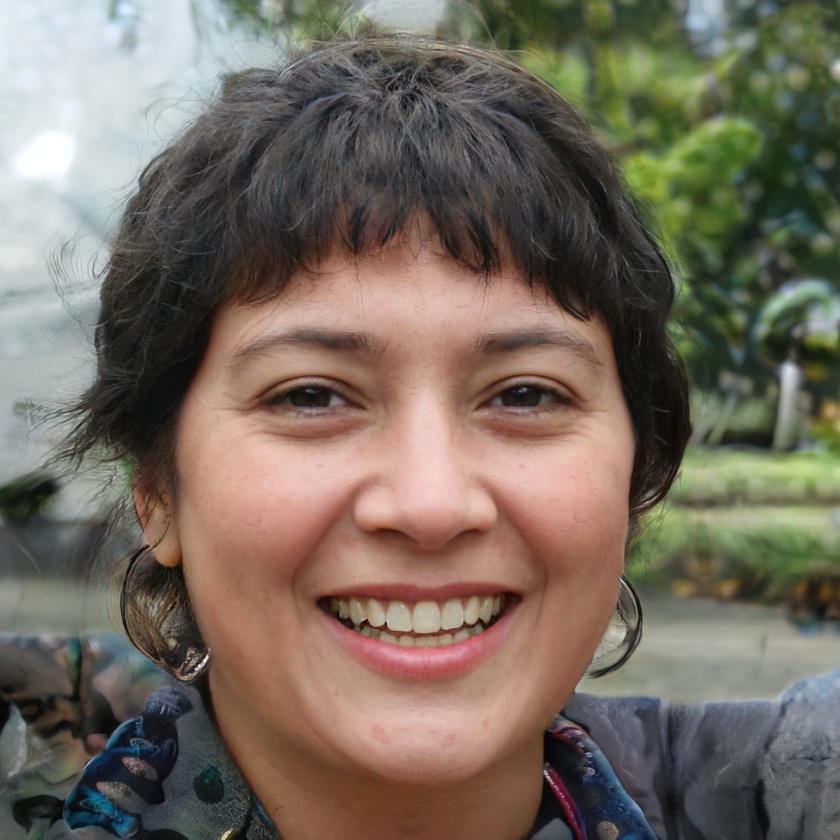
#> input picture Trudrishti/deepfake-detector/backend/retraining_dataset/false_negative/Copy of 24.jpeg, 840 x 840 px, shrunk from 1024 x 1024 before the run
$ python -i srm.py   (imports and definitions only)
#> lines starting #> are read from the running program, lines starting #| are printed output that depends on the picture
#> further down, picture is the input picture: PIL image 840x840 RGB; mean R, G, B 117.7, 107.1, 95.4
"""
SRM (Steganalysis Rich Model) analysis module.
Applies high-pass residual filters to reveal manipulation artifacts
in images, particularly those introduced by GAN-based deepfake generators.
"""

import numpy as np
from PIL import Image

try:
    from scipy.signal import convolve2d
    _SCIPY = True
except ImportError:
    _SCIPY = False

try:
    import cv2
    _CV2 = True
except ImportError:
    _CV2 = False


# ---------------------------------------------------------------------------
# SRM kernels (subset of Rich-Model filters from Fridrich & Kodovsky 2012)
# ---------------------------------------------------------------------------

# Kernel 1 — second-order horizontal / vertical (Laplacian-like)
_K1 = np.array(
    [
        [0,  0,  0,  0, 0],
        [0, -1,  2, -1, 0],
        [0,  2, -4,  2, 0],
        [0, -1,  2, -1, 0],
        [0,  0,  0,  0, 0],
    ],
    dtype=np.float32,
)

# Kernel 2 — simple horizontal gradient
_K2 = np.array(
    [
        [0,  0,  0, 0, 0],
        [0,  0,  0, 0, 0],
        [0, -1,  2,-1, 0],
        [0,  0,  0, 0, 0],
        [0,  0,  0, 0, 0],
    ],
    dtype=np.float32,
)

# Kernel 3 — square (detects GAN checkerboard artifacts)
_K3 = np.array(
    [
        [-1,  2, -2,  2, -1],
        [ 2, -6,  8, -6,  2],
        [-2,  8, -12, 8, -2],
        [ 2, -6,  8, -6,  2],
        [-1,  2, -2,  2, -1],
    ],
    dtype=np.float32,
)

_KERNELS = [_K1, _K2, _K3]


# ---------------------------------------------------------------------------
# Helpers
# ---------------------------------------------------------------------------

def _normalize_kernel(k: np.ndarray) -> np.ndarray:
    s = np.abs(k).sum()
    return k / s if s != 0 else k


def _apply_kernel(gray: np.ndarray, kernel: np.ndarray) -> np.ndarray:
    k = _normalize_kernel(kernel)
    if _SCIPY:
        return convolve2d(gray, k, mode="same", boundary="symm")
    else:
        # Fallback: manual convolution via numpy (slower)
        from numpy.lib.stride_tricks import sliding_window_view
        pad = kernel.shape[0] // 2
        padded = np.pad(gray, pad, mode="reflect")
        windows = sliding_window_view(padded, kernel.shape)
        return (windows * k).sum(axis=(-2, -1))


def _to_uint8(arr: np.ndarray) -> np.ndarray:
    arr = arr - arr.min()
    if arr.max() > 0:
        arr = arr / arr.max() * 255.0
    return arr.astype(np.uint8)


def _apply_colormap(gray_u8: np.ndarray) -> Image.Image:
    if _CV2:
        colored = cv2.applyColorMap(gray_u8, cv2.COLORMAP_COOL)
        colored = cv2.cvtColor(colored, cv2.COLOR_BGR2RGB)
        return Image.fromarray(colored)
    else:
        # Cyan fallback without OpenCV
        h, w = gray_u8.shape
        rgb = np.zeros((h, w, 3), dtype=np.uint8)
        rgb[:, :, 0] = 255 - gray_u8          # R decreases
        rgb[:, :, 1] = gray_u8                 # G increases
        rgb[:, :, 2] = 255                     # B constant → cyan
        return Image.fromarray(rgb)


# ---------------------------------------------------------------------------
# Public API
# ---------------------------------------------------------------------------

def apply_srm(image: Image.Image) -> Image.Image:
    """
    Apply SRM residual filters to *image* and return a colourised
    noise-residual Image suitable for display.
    """
    gray = np.array(image.convert("L")).astype(np.float32)
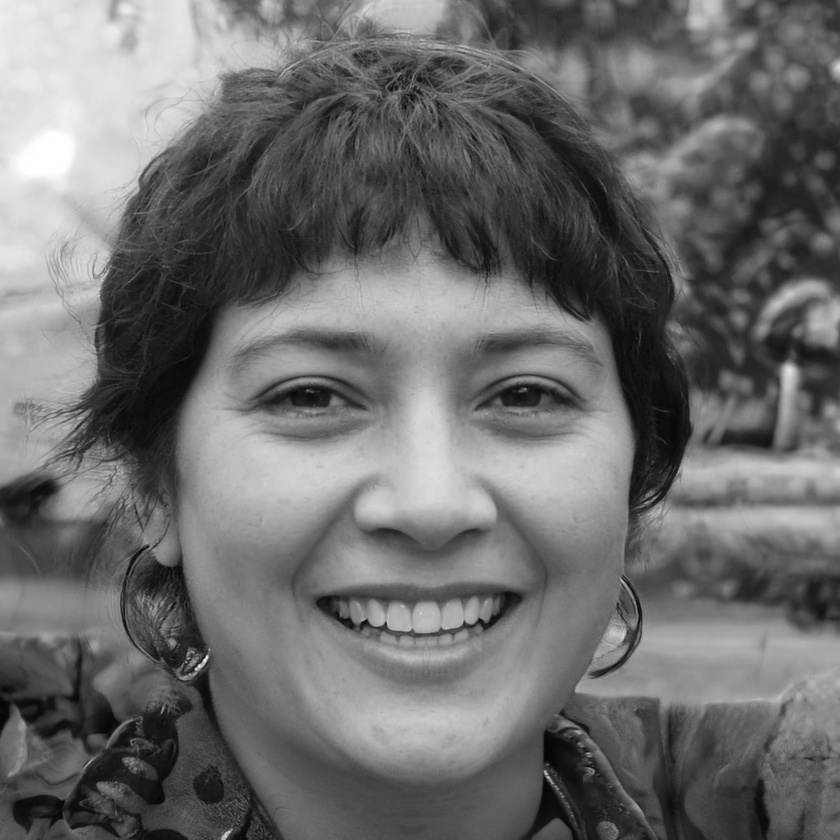
#> gray: shape (840, 840) float32; min 2, max 255, mean 108.9

    response = np.zeros_like(gray)
    for k in _KERNELS:
        response += np.abs(_apply_kernel(gray, k))
#> this loop made 3 passes
#> pass 1, in apply_srm, `response += np.abs(_apply_kernel(gray, k))`:
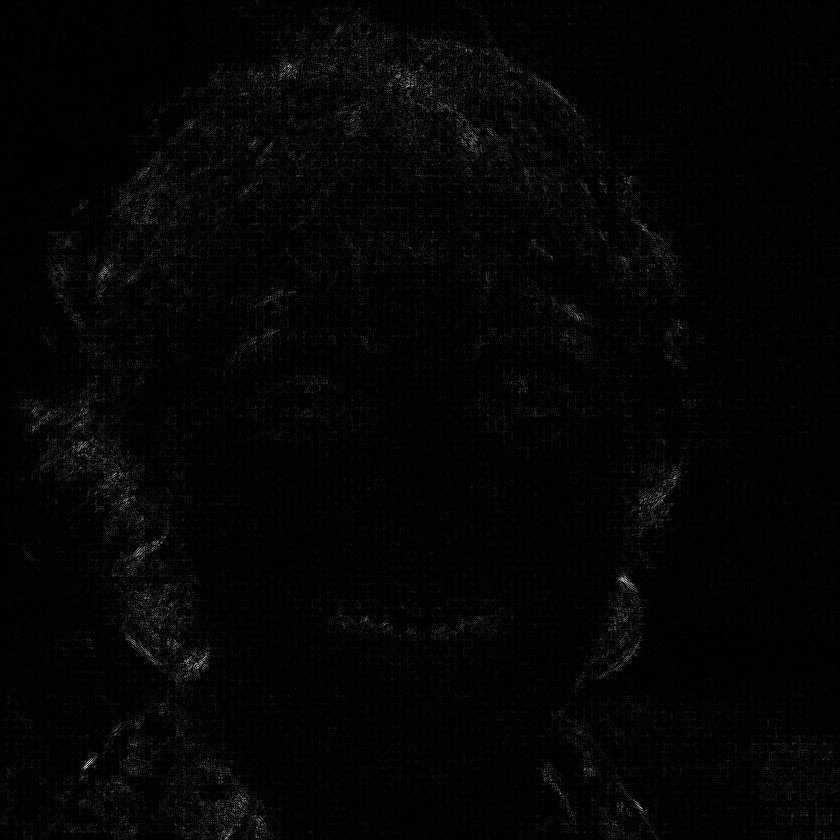
#> response: shape (840, 840) float32; min 0, max 13.25, mean 0.267; drawn with min black and max white
    response /= len(_KERNELS)

    u8 = _to_uint8(response)
    return _apply_colormap(u8)
#> in _apply_colormap, `colored = cv2.applyColorMap(gray_u8, cv2.COLORMAP_COOL)`:
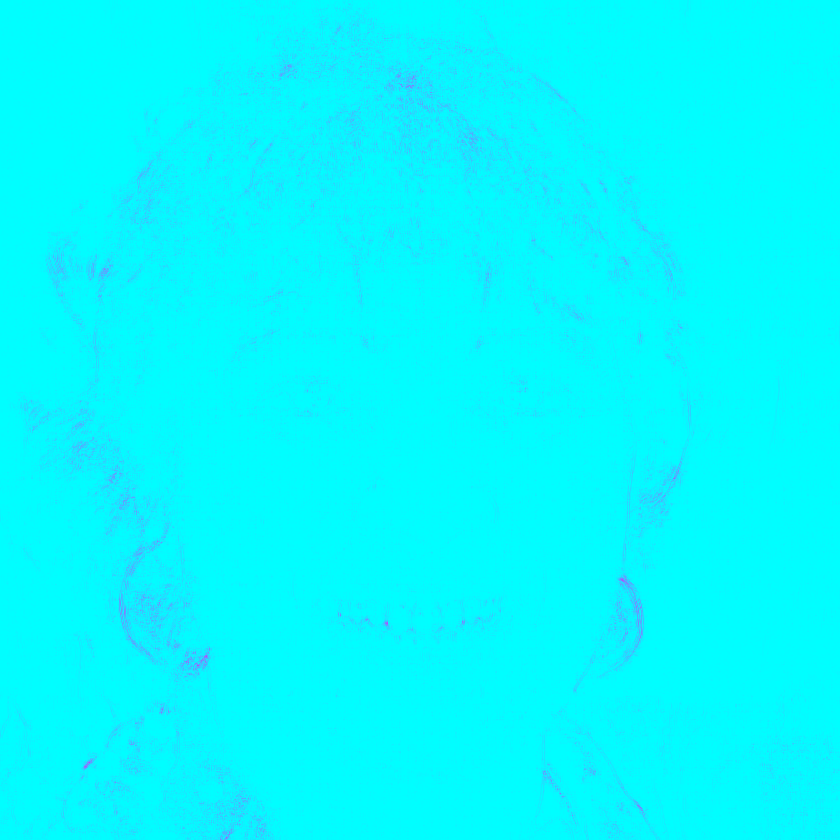
#> colored: shape (840, 840, 3); mean B, G, R 255, 249.3, 5.7


def get_srm_interpretation(image: Image.Image) -> str:
    """
    Return a short textual interpretation of the SRM response
    computed from *image*.
    """
    gray = np.array(image.convert("L")).astype(np.float32)

    response = np.zeros_like(gray)
    for k in _KERNELS:
        response += np.abs(_apply_kernel(gray, k))
    response /= len(_KERNELS)

    mean_val = float(response.mean())
    std_val  = float(response.std())

    if mean_val > 20:
        return (
            "High noise residuals detected — strong manipulation artifacts are present. "
            "The SRM response shows periodic, non-camera-like noise structures, consistent "
            "with GAN generator fingerprints or image splicing."
        )
    elif mean_val > 10:
        return (
            "Moderate noise patterns found — possible localised manipulation or heavy "
            "compression artifacts detected. Inconsistent residual distribution may indicate "
            "partial face-region editing."
        )
    else:
        return (
            "Low noise residuals — the image is consistent with natural photographic sensor "
            "noise. No significant high-frequency manipulation artifacts were detected by the "
            "SRM filter bank."
        )

>>> from PIL import Image
>>> picture = Image.open('retraining_dataset/false_negative/Copy of 24.jpeg')
>>> result = apply_srm(picture)
